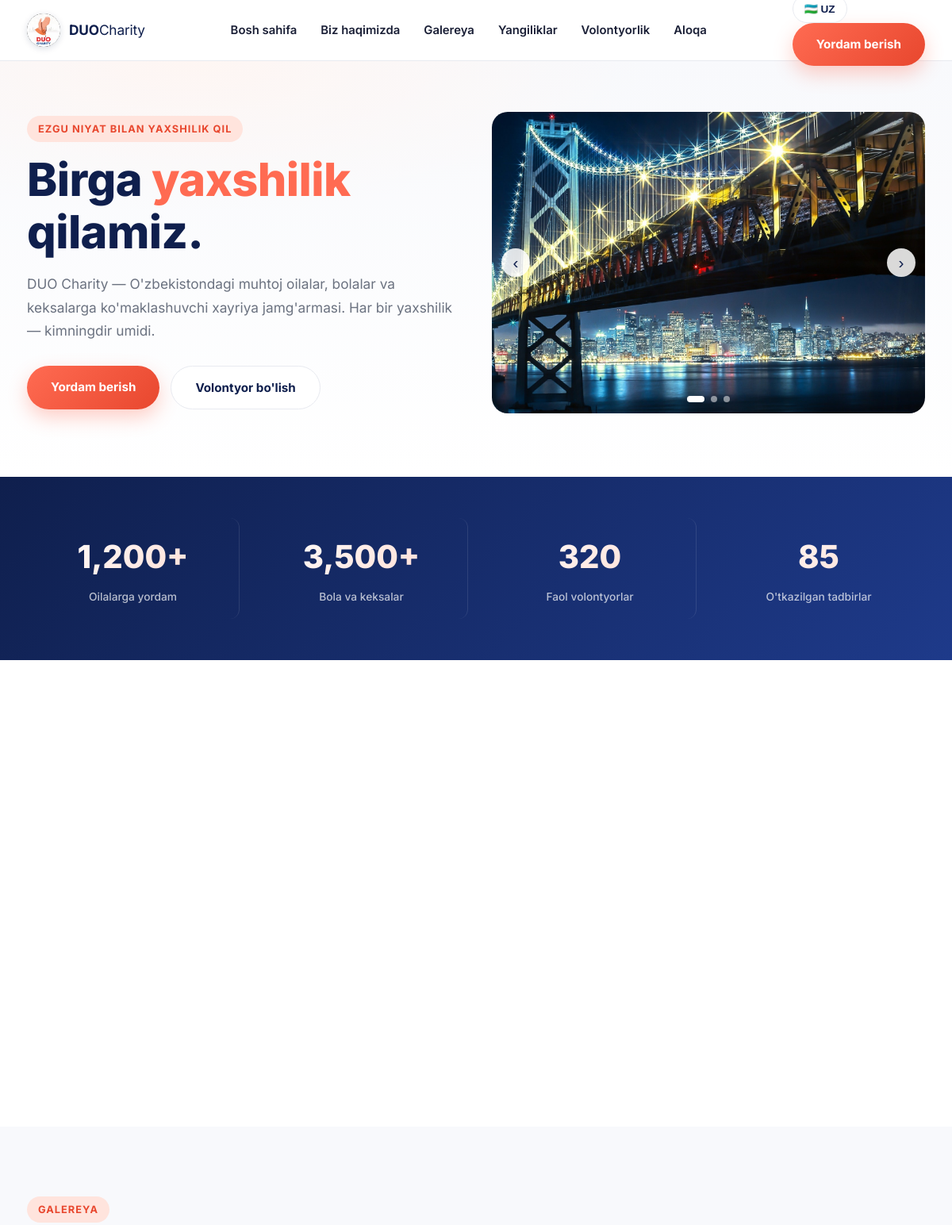
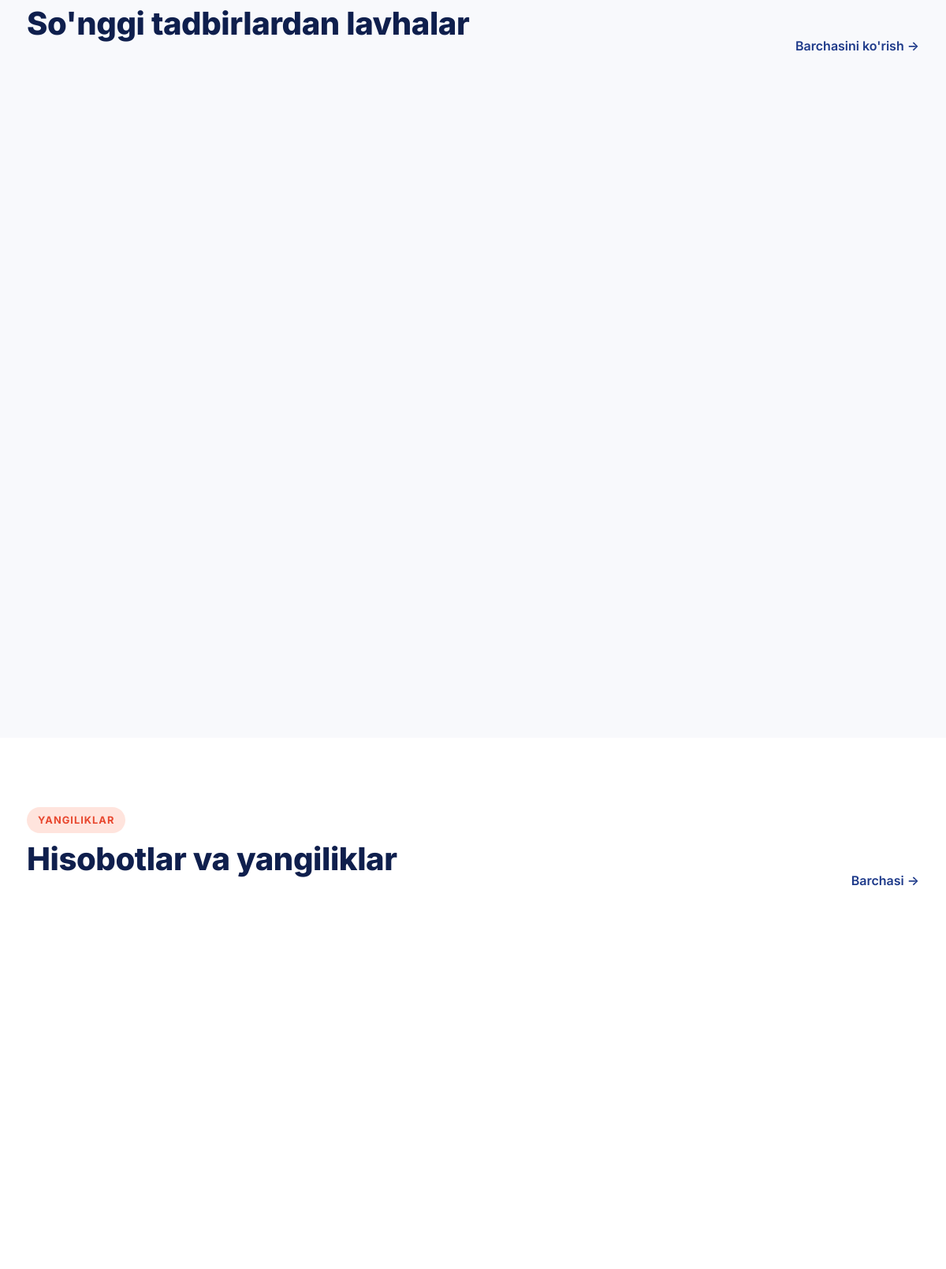
The page / (upper part) on the database its author committed (2 pictures, top to bottom).
### models.py (models this page shows)
class HeroImage(db.Model):
    id = db.Column(db.Integer, primary_key=True)
    filename = db.Column(db.String(255), nullable=False)
    order = db.Column(db.Integer, default=0)  # порядок показа в карусели
    created_at = db.Column(db.DateTime, default=datetime.utcnow)

class SiteSetting(db.Model):
    key = db.Column(db.String(80), primary_key=True)
    value = db.Column(db.String(500), nullable=True)

### app.py (the view)
@app.route("/")
def home():
    settings = get_settings()
    stats = {
        "families": settings.get("stat_families", "0"),
        "kids_elderly": settings.get("stat_kids_elderly", "0"),
        "volunteers": settings.get("stat_volunteers", "0"),
        "events": settings.get("stat_events", "0"),
    }
    news_items = Post.query.order_by(Post.created_at.desc()).limit(3).all()
    gallery_images = GalleryImage.query.order_by(GalleryImage.created_at.desc()).all()
    hero_images = HeroImage.query.order_by(HeroImage.order.asc()).all()
    return render_template(
        "index.html",
        stats=stats,
        news_items=news_items,
        gallery_images=gallery_images,
        hero_images=hero_images,
        settings=settings,
    )

### app.py (called while the page is built)
def get_settings():
    return {s.key: s.value for s in SiteSetting.query.all()}

def get_current_language():
    return request.cookies.get("lang", DEFAULT_LANGUAGE)

@app.context_processor
def inject_translator():
    lang = get_current_language()
    return {
        "t": get_translator(lang),
        "current_lang": lang,
        "languages": LANGUAGES,
    }

### models.py (called while the page is built)
    def formatted_date(self):
        return self.created_at.strftime("%d.%m.%Y")

    def excerpt(self, length=140):
        if len(self.content) <= length:
            return self.content
        return self.content[:length].rsplit(" ", 1)[0] + "…"

### translations.py (called while the page is built)
def get_translator(lang_code):
    lang_code = lang_code if lang_code in TRANSLATIONS else DEFAULT_LANGUAGE
    table = TRANSLATIONS[lang_code]
    fallback = TRANSLATIONS[DEFAULT_LANGUAGE]
    def t(key):
        return table.get(key, fallback.get(key, key))
    return t

### templates/index.html (shortened to what this page needs)
{% extends "base.html" %}
{% block content %}
    <section class="hero" id="home">
        <div class="container hero-inner">
            <div class="hero-text">
                <span class="eyebrow">{{ t('hero_eyebrow') }}</span>
                <h1>{{ t('hero_title_1') }} <span class="text-accent">{{ t('hero_title_accent') }}</span> {{ t('hero_title_2') }}</h1>
                <p class="lead">{{ t('hero_lead') }}</p>
                <div class="hero-actions">
                    <a href="#donate" class="btn btn-primary">{{ t('hero_btn_donate') }}</a>
                    <a href="{{ url_for('volunteer_form') }}" class="btn btn-outline">{{ t('hero_btn_volunteer') }}</a>
                </div>
            </div>
            <div class="hero-media">
                {% if hero_images %}
                <div class="hero-carousel" id="heroCarousel">
                    <div class="hero-carousel-track">
                        {% for image in hero_images %}
                        <img src="{{ url_for('static', filename='uploads/' + image.filename) }}"
                             class="hero-carousel-slide {{ 'active' if loop.first }}" alt="DUO Charity">
                        {% endfor %}
                    </div>
                    {% if hero_images|length > 1 %}
                    <button class="hero-carousel-arrow hero-carousel-prev" aria-label="Previous">‹</button>
                    <button class="hero-carousel-arrow hero-carousel-next" aria-label="Next">›</button>
                    <div class="hero-carousel-dots">
                        {% for image in hero_images %}
                        <button class="hero-carousel-dot {{ 'active' if loop.first }}" data-index="{{ loop.index0 }}"></button>
                        {% endfor %}
                    </div>
                    {% endif %}
                </div>
                {% else %}
                <div class="placeholder-box hero-photo">hero photo placeholder</div>
                {% endif %}
            </div>
        </div>
    </section>
    <section class="stats">
        <div class="container stats-grid">
            <div class="stat-item">
                <span class="stat-number">{{ stats.families }}</span>
                <span class="stat-label">{{ t('stat_families') }}</span>
            </div>
            <div class="stat-item">
                <span class="stat-number">{{ stats.kids_elderly }}</span>
                <span class="stat-label">{{ t('stat_kids') }}</span>
            </div>
            <div class="stat-item">
                <span class="stat-number">{{ stats.volunteers }}</span>
                <span class="stat-label">{{ t('stat_volunteers') }}</span>
            </div>
            <div class="stat-item">
                <span class="stat-number">{{ stats.events }}</span>
                <span class="stat-label">{{ t('stat_events') }}</span>
            </div>
        </div>
    </section>
    <section class="about" id="about">
    </section>
    <section class="gallery" id="gallery">
        <div class="container">
            <div class="section-head">
                <div>
                    <span class="eyebrow">{{ t('gallery_eyebrow') }}</span>
                    <h2>{{ t('gallery_title') }}</h2>
                </div>
                <a href="#gallery" class="link-arrow">{{ t('gallery_see_all') }}</a>
            </div>
        </div>
    </section>
    <section class="news" id="news">
        <div class="container">
            <div class="section-head">
                <div>
                    <span class="eyebrow">{{ t('news_eyebrow') }}</span>
                    <h2>{{ t('news_title') }}</h2>
                </div>
                <a href="#news" class="link-arrow">{{ t('news_see_all') }}</a>
            </div>
        </div>
    </section>
{% endblock %}

### rows shown on the page
HeroImage: filename (picture)
SiteSetting: families "1,200+"
SiteSetting: kids_elderly "3,500+"
SiteSetting: volunteers "320"
SiteSetting: events "85"

### other values the page prints
{{ t('nav_home') }} "Bosh sahifa"
{{ t('nav_about') }} "Biz haqimizda"
{{ t('nav_gallery') }} "Galereya"
{{ t('nav_news') }} "Yangiliklar"
{{ t('nav_volunteer') }} "Volontyorlik"
{{ t('nav_contact') }} "Aloqa"
{{ languages[current_lang].flag }} "🇺🇿"
{{ current_lang|upper }} "UZ"
{{ t('nav_donate') }} "Yordam berish"
{{ t('hero_eyebrow') }} "EZGU NIYAT BILAN YAXSHILIK QIL"
{{ t('hero_title_1') }} "Birga"
{{ t('hero_title_accent') }} "yaxshilik"
{{ t('hero_title_2') }} "qilamiz."
{{ t('hero_lead') }} "DUO Charity — O'zbekistondagi muhtoj oilalar, bolalar va keksalarga ko'maklashuvchi xayriya jamg'armasi. Har bir yaxshilik — kimningdir umidi."
{{ t('hero_btn_donate') }} "Yordam berish"
